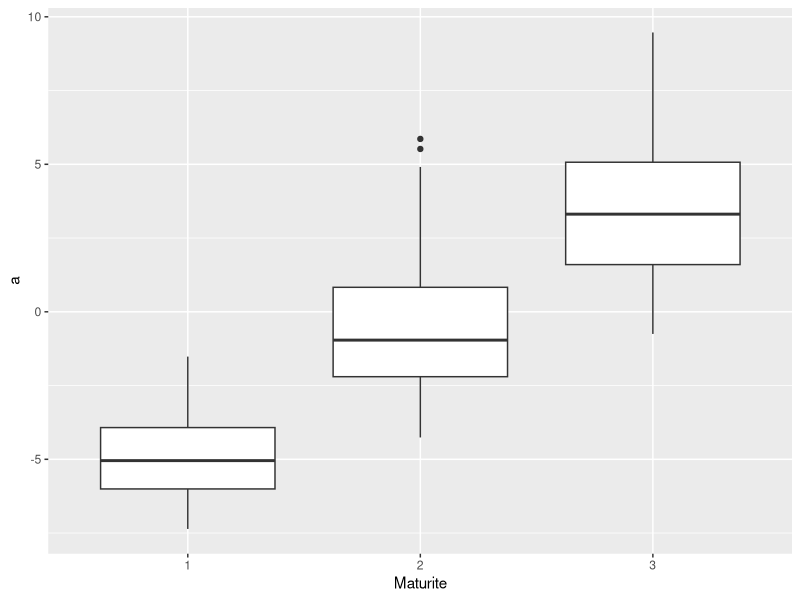
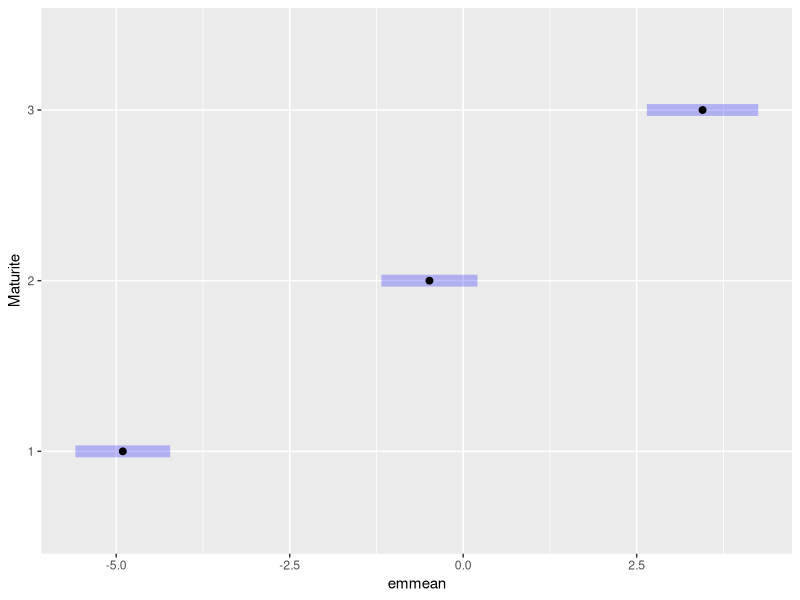
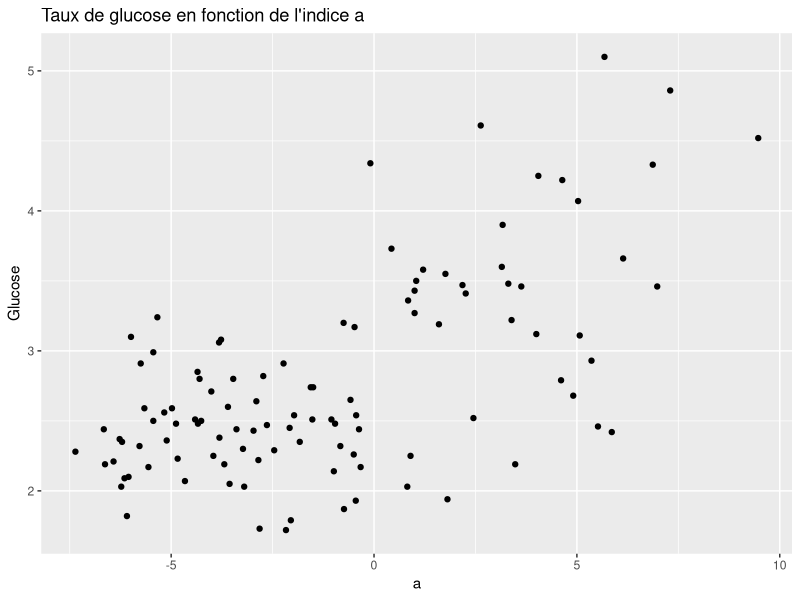
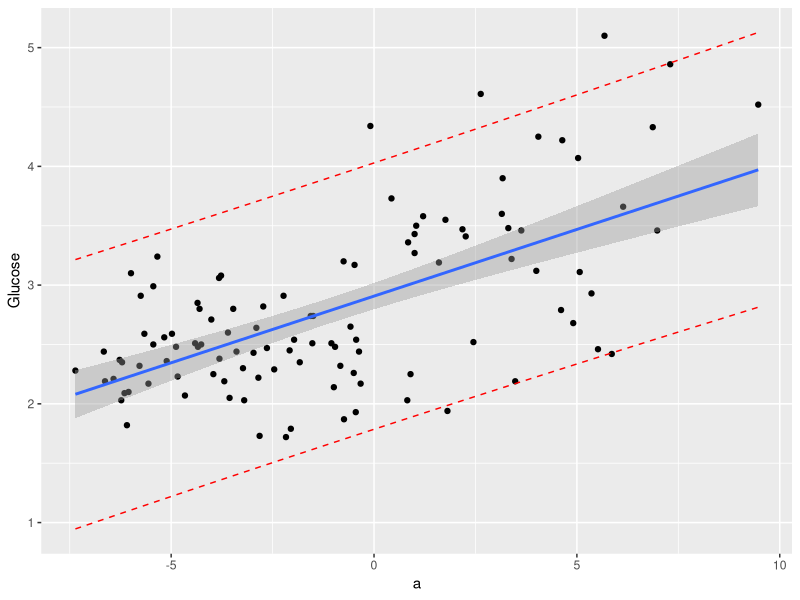
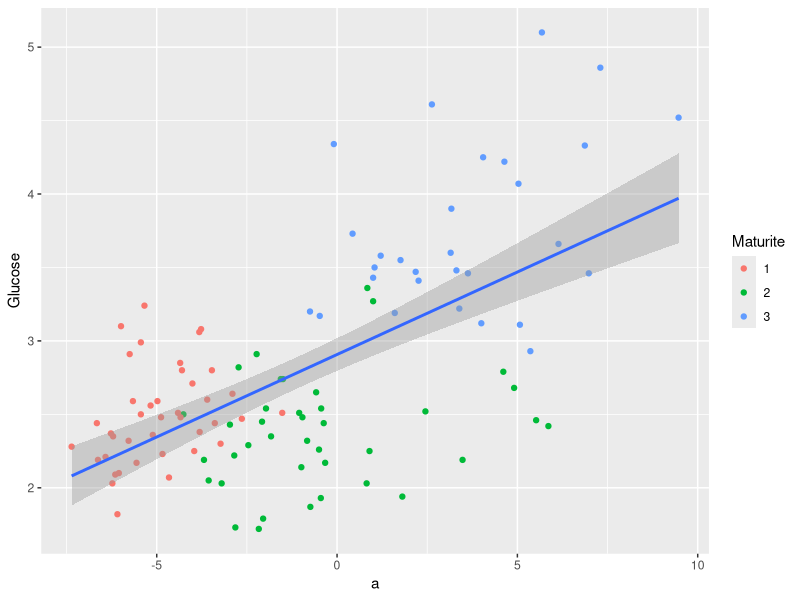
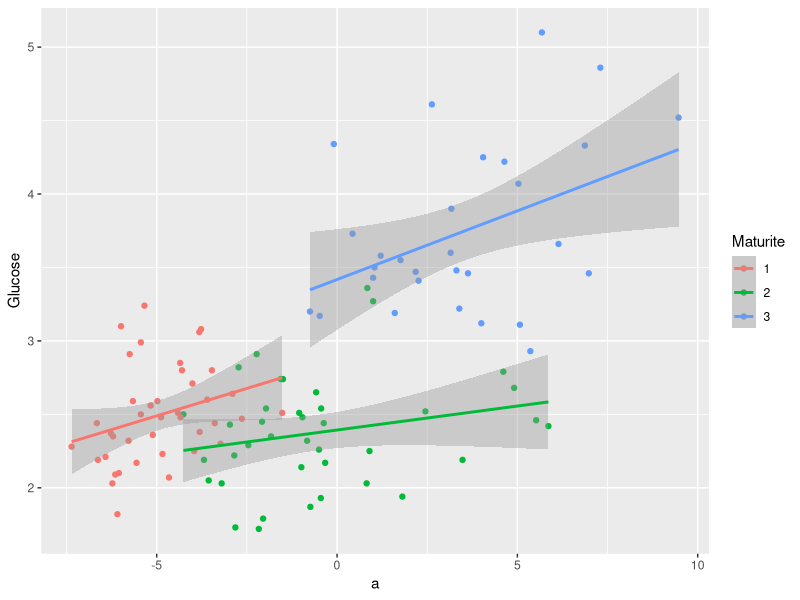

Recreate these plots in R, in order.
## ---- chunk 1
knitr::opts_chunk$set(echo = FALSE, cache= TRUE, eval = TRUE, fig.show='hide', message = FALSE, warning = FALSE, results = 'hide' )
library(tidyverse)
library(kableExtra)
out_type <- knitr::opts_knit$get("rmarkdown.pandoc.to")
## ---- chunk 2
library(tidyverse)
library(emmeans)
abricots <- read.table(file = "abricotsSG.txt", sep = " ",
                       header = TRUE, 
                       stringsAsFactors = TRUE)
abricots <- abricots %>% mutate(Maturite=as.factor(Maturite))
summary(abricots)
## ---- chunk 3
abricots %>% ggplot() +
  geom_boxplot(aes(x = Maturite, y = a))
## ---- chunk 4
m1 <- lm(a~Maturite, data = abricots)
m0  <- lm(a~1, data = abricots)
anova(m0,m1)
## ---- chunk 5
maturite_comp <- emmeans(m1,  ~ Maturite )
pairs(maturite_comp, adjust = "bonf")
plot(maturite_comp)
## ---- chunk 6

abricots %>% ggplot() + 
  geom_point(aes(x=a, y= Glucose))  +
  ggtitle("Taux de glucose en fonction de l'indice a")
## ---- chunk 7
m_reg <- lm(Glucose ~ a , data = abricots)
summary(m_reg)
## ---- chunk 8
predict(m_reg, newdata = data.frame(a=5), interval = 'confidence')
## ---- chunk 9
predict(m_reg, newdata = data.frame(a=5), interval = "prediction")
## ---- chunk 10
abricots_pred <- predict(m_reg, interval = "prediction") %>% 
   as_tibble()

abricots %>% 
   mutate(lwr_pred = abricots_pred$lwr,
          upr_pred = abricots_pred$upr) %>% 
   ggplot() + geom_point(aes(x=a, y = Glucose)) +
   geom_smooth(aes(x=a, y = Glucose), method = 'lm', se = TRUE) +
   geom_line(aes(x= a, y= lwr_pred), color = "red", linetype = "dashed") +
   geom_line(aes(x= a, y= upr_pred), color = "red", linetype = "dashed")
   
   
## ---- chunk 11
abricots %>% 
   ggplot() + 
   geom_point(aes(x= a, y = Glucose, col = Maturite)) +
   geom_smooth(method = "lm", aes(x = a , y = Glucose))
## ---- chunk 12
m_maturite_a <- lm(Glucose ~ Maturite + a + Maturite:a, data = abricots)
## ---- chunk 13
abricots %>% 
   ggplot() + 
   geom_point(aes(x= a, y = Glucose, col = Maturite)) +
   geom_smooth(method = "lm", aes(x = a , y = Glucose, col = Maturite))

anova(m_maturite_a)
## ---- chunk 14
predict(m_maturite_a, newdata = data.frame(a=5, Maturite = "2"), interval = "confidence")
predict(m_maturite_a, newdata = data.frame(a=5, Maturite = "3"), interval = "confidence")
